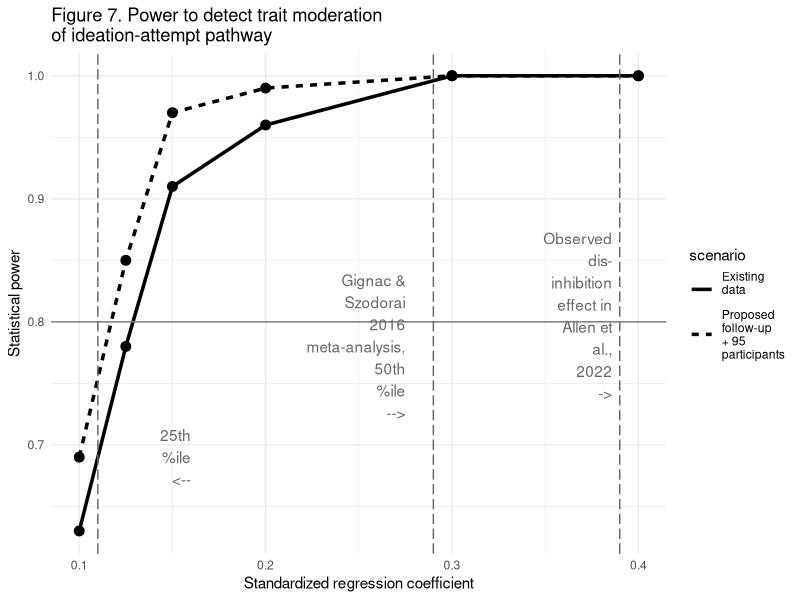

Write the R code that produced this figure.

library(ggrepel)


power_grid <- tibble::tribble(
  ~scenario, ~std_beta, ~power,
  'Existing\ndata\n', 0.1, .63,
  'Existing\ndata\n', 0.125, .78,
  'Existing\ndata\n', 0.15, .91,
  'Existing\ndata\n', 0.2, .96,
  'Existing\ndata\n', 0.3, 1.0,
  'Existing\ndata\n', 0.4, 1.0,
  'Proposed\nfollow-up\n+ 95\nparticipants', 0.1, 0.69,
  'Proposed\nfollow-up\n+ 95\nparticipants', 0.125, 0.85,
  'Proposed\nfollow-up\n+ 95\nparticipants', 0.15, 0.97,
  'Proposed\nfollow-up\n+ 95\nparticipants', 0.2, .99,
  'Proposed\nfollow-up\n+ 95\nparticipants', 0.3, 1.0,
  'Proposed\nfollow-up\n+ 95\nparticipants', 0.4, 1.0
)

pdf("aim1_power_curve_n458.pdf", width=4.6, height=3)
ggplot(power_grid, aes(x=std_beta, y=power, lty=scenario)) +
  geom_point(size=3) + geom_line(size=1.2) + #stat_smooth(method="", formula=(y~exp(x)), se=F) +
ggtitle("Figure 7. Power to detect trait moderation \nof ideation-attempt pathway") +
  theme_minimal() + xlab("Standardized regression coefficient") + ylab("Statistical power") +
  annotate(x=0.386, y=0.805, label="Observed\ndis-\ninhibition\n effect in\nAllen et\n al.,\n2022\n->", geom="text", hjust=1, color="gray40") +
  geom_vline(xintercept=.39, linetype=5, color="gray40") +
  geom_hline(yintercept=0.8, color="gray50") +
  scale_color_brewer("", palette="Set2") +
  geom_vline(xintercept=.11, linetype=5, color="gray40") +
  geom_vline(xintercept=.29, linetype=5, color="gray40") + 
  annotate(x=0.16, y=0.69, label="25th\n%ile\n<--", geom="text", hjust=1, color="gray40") + 
  annotate(x=0.275, y=0.78, label="Gignac &\nSzodorai\n 2016\nmeta-analysis,\n50th\n%ile\n-->", geom="text", hjust=1, color="gray40") + 
  theme(legend.key.size = unit(.25, "in"))
  # geom_text_repel(data = power_grid %>% filter(std_beta == .125), aes(label = scenario), max.overlaps = 1) + theme(legend.position = "none")
  #theme(panel.grid = element_blank())
dev.off()

 